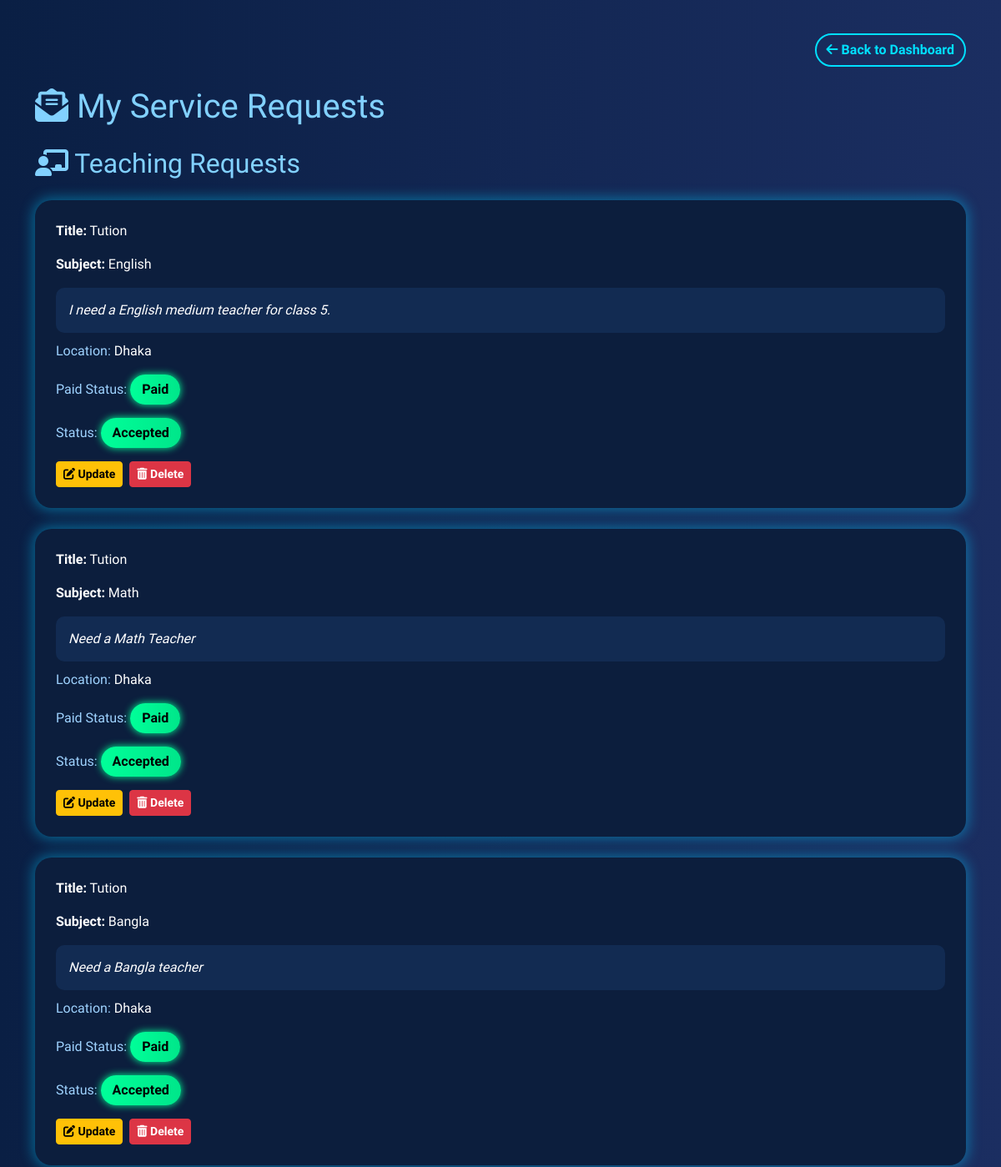
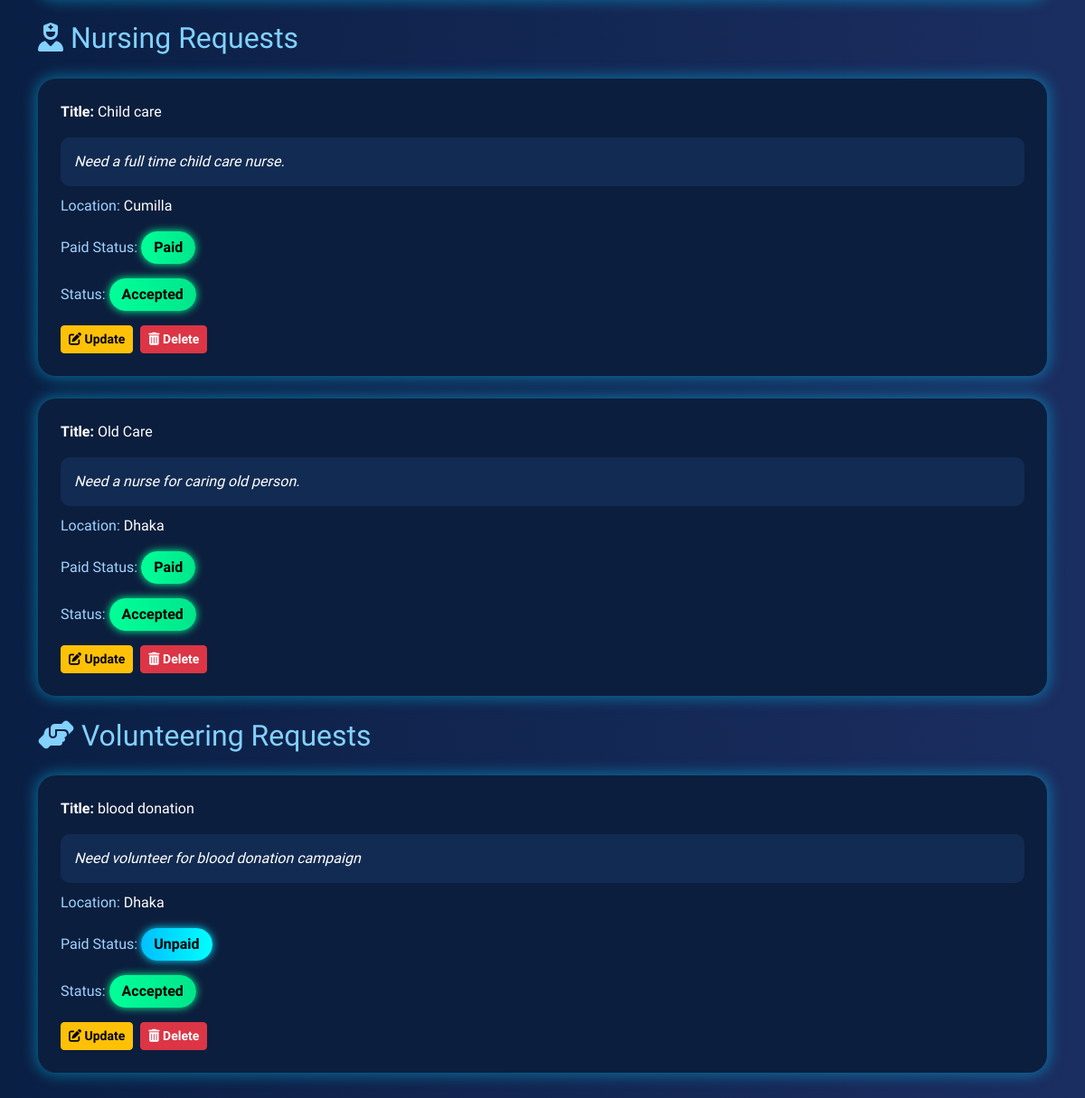
/user/customer_dashboard_my_requests/ (signed in), run on an earlier commit of the app's database (2 pictures, top to bottom).
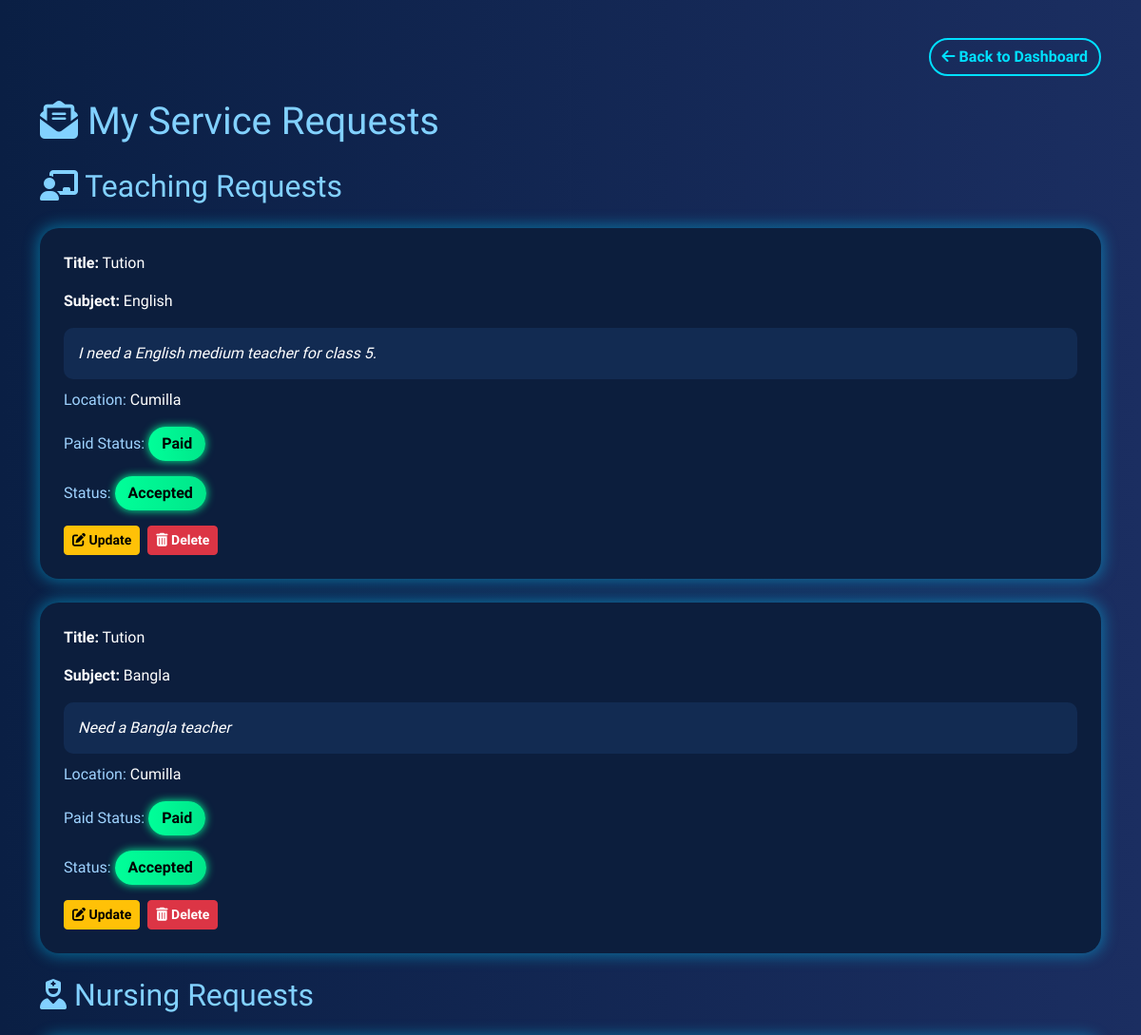
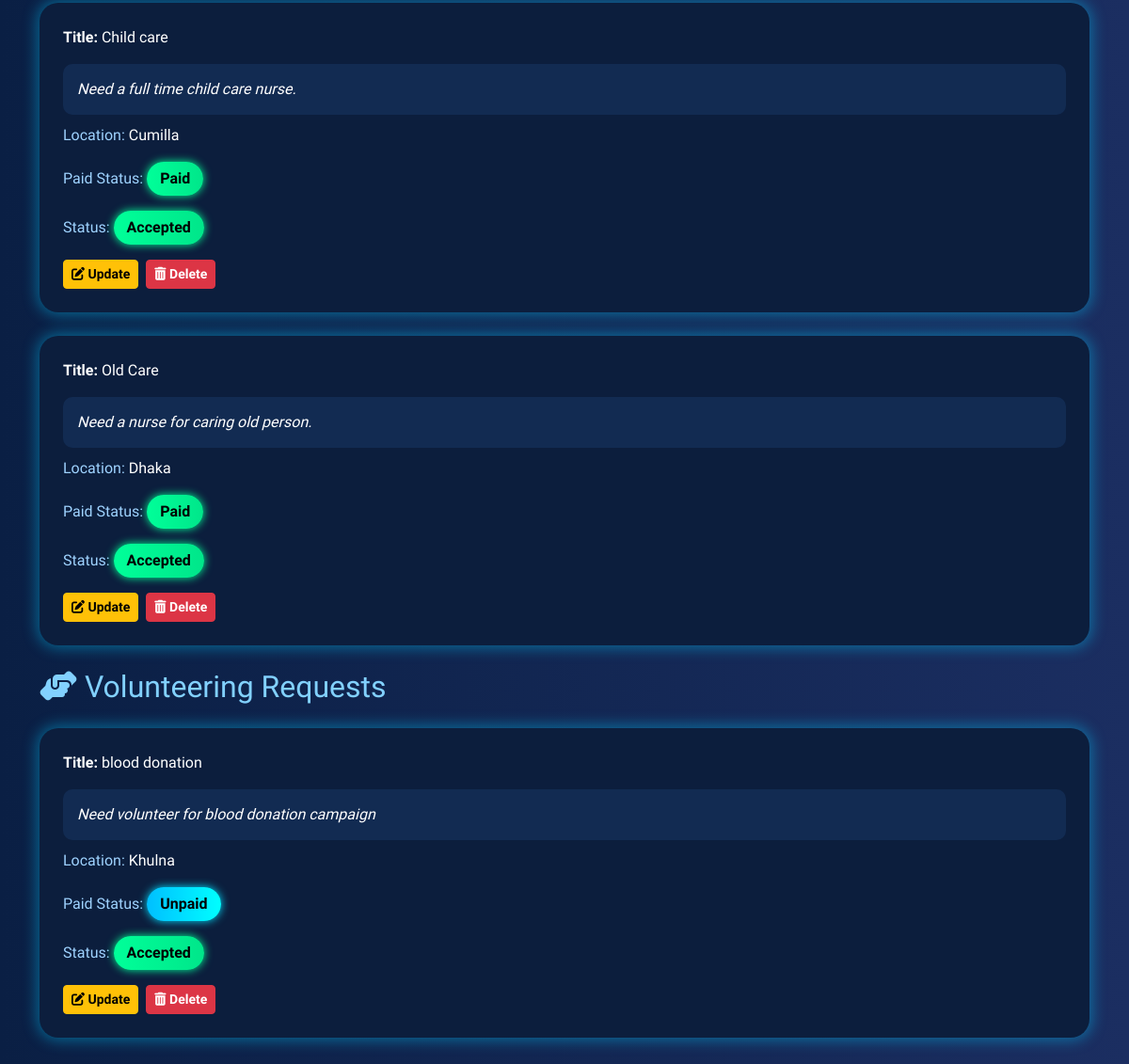
And on a later commit of the database (2 pictures, top to bottom).
### users/models.py (models this page shows, shortened)
class TeachingRequest(models.Model):
    STATUS_CHOICES = (
        ('Pending', 'Pending'),
        ('Accepted', 'Accepted'),
        ('Rejected', 'Rejected'),
    )
    customer = models.ForeignKey(User, on_delete=models.CASCADE, related_name='teaching_requests')
    title = models.CharField(max_length=100)
    subject = models.CharField(max_length=100)
    description = models.TextField()
    location = models.CharField(max_length=100)
    is_paid = models.BooleanField(default=False)
    created_at = models.DateTimeField(auto_now_add=True)
    accepted_by = models.ForeignKey(User, null=True, blank=True, on_delete=models.SET_NULL, related_name='accepted_teaching', limit_choices_to={'role': 'provider'})
    status = models.CharField(max_length=10, choices=STATUS_CHOICES, default='Pending')

class NursingService(models.Model):
    STATUS_CHOICES = (
        ('Pending', 'Pending'),
        ('Accepted', 'Accepted'),
        ('Rejected', 'Rejected'),
    )
    customer = models.ForeignKey(User, on_delete=models.CASCADE, related_name='nursing_requests')
    title = models.CharField(max_length=100)
    description = models.TextField()
    location = models.CharField(max_length=100)
    is_paid = models.BooleanField(default=False)
    created_at = models.DateTimeField(auto_now_add=True)
    accepted_by = models.ForeignKey(User, null=True, blank=True, on_delete=models.SET_NULL, related_name='accepted_nursing', limit_choices_to={'role': 'provider'})
    status = models.CharField(max_length=10, choices=STATUS_CHOICES, default='Pending')

class VolunteeringService(models.Model):
    STATUS_CHOICES = (
        ('Pending', 'Pending'),
        ('Accepted', 'Accepted'),
        ('Rejected', 'Rejected'),
    )
    customer = models.ForeignKey(User, on_delete=models.CASCADE, related_name='volunteering_requests')
    title = models.CharField(max_length=100)
    activity = models.TextField()
    location = models.CharField(max_length=100)
    is_paid = models.BooleanField(default=False)
    created_at = models.DateTimeField(auto_now_add=True)
    updated_at = models.DateTimeField(auto_now=True)
    accepted_by = models.ForeignKey(User, null=True, blank=True, on_delete=models.SET_NULL, related_name='accepted_volunteering', limit_choices_to={'role': 'provider'})
    status = models.CharField(max_length=10, choices=STATUS_CHOICES, default='Pending')

### users/views.py (the view)
# urls.py: path('customer_dashboard_my_requests/', views.customer_my_requests, name='customer_my_requests'),
@login_required
def customer_my_requests(request):
    teaching_posts = TeachingRequest.objects.filter(customer=request.user)
    nursing_posts = NursingService.objects.filter(customer=request.user)
    volunteering_posts = VolunteeringService.objects.filter(customer=request.user)
    return render(request, 'customer_my_requests.html', {
        'teaching_posts': teaching_posts,
        'nursing_posts': nursing_posts,
        'volunteering_posts': volunteering_posts
    })

### templates/customer_my_requests.html (shortened to what the changed rows need)
<!DOCTYPE html>
<html lang="en">
<head>
    <link href="https://cdn.jsdelivr.net/npm/bootstrap@5.3.0/dist/css/bootstrap.min.css" rel="stylesheet">
    <link href="https://cdnjs.cloudflare.com/ajax/libs/font-awesome/6.4.0/css/all.min.css" rel="stylesheet">
</head>
<body>
<div class="container">
    <h1><i class="fas fa-envelope-open-text"></i> My Service Requests</h1>
    <h2><i class="fas fa-chalkboard-teacher"></i> Teaching Requests</h2>
    {% for post in teaching_posts %}
    <div class="glow-box">
        <p><strong>Title:</strong> {{ post.title }}</p>
        <p><strong>Subject:</strong> {{ post.subject }}</p>
        <div class="desc-box">{{ post.description }}</div>
        <p><span class="label">Location:</span> {{ post.location }}</p>
        <p><span class="label">Paid Status:</span>
            {% if post.is_paid %}
                <span class="status-pill status-accepted">Paid</span>
            {% else %}
                <span class="status-pill">Unpaid</span>
            {% endif %}
        </p>
        <p><span class="label">Status:</span>
            {% if post.status == "Pending" %}
                <span class="status-pill">Pending</span>
            {% else %}
                <span class="status-pill status-accepted">Accepted</span>
            {% endif %}
        </p>
        <div class="mt-3 d-flex gap-2">
            <a href="{% url 'update_teaching_post' post.id %}" class="btn btn-warning btn-sm">
                <i class="fas fa-edit"></i> Update
            </a>
            <a href="{% url 'delete_teaching_post' post.id %}" class="btn btn-danger btn-sm">
                <i class="fas fa-trash-alt"></i> Delete
            </a>
        </div>
    </div>
    {% empty %}
    <p>No teaching requests submitted.</p>
    {% endfor %}
    <h2><i class="fas fa-user-nurse"></i> Nursing Requests</h2>
    {% for post in nursing_posts %}
    <div class="glow-box">
        <p><strong>Title:</strong> {{ post.title }}</p>
        <div class="desc-box">{{ post.description }}</div>
        <p><span class="label">Location:</span> {{ post.location }}</p>
        <p><span class="label">Paid Status:</span>
            {% if post.is_paid %}
                <span class="status-pill status-accepted">Paid</span>
            {% else %}
                <span class="status-pill">Unpaid</span>
            {% endif %}
        </p>
        <p><span class="label">Status:</span>
            {% if post.status == "Pending" %}
                <span class="status-pill">Pending</span>
            {% else %}
                <span class="status-pill status-accepted">Accepted</span>
            {% endif %}
        </p>
        <div class="mt-3 d-flex gap-2">
            <a href="{% url 'update_nursing_post' post.id %}" class="btn btn-warning btn-sm">
                <i class="fas fa-edit"></i> Update
            </a>
            <a href="{% url 'delete_nursing_post' post.id %}" class="btn btn-danger btn-sm">
                <i class="fas fa-trash-alt"></i> Delete
            </a>
        </div>
    </div>
    {% empty %}
    <p>No nursing requests submitted.</p>
    {% endfor %}
    <h2><i class="fas fa-hands-helping"></i> Volunteering Requests</h2>
    {% for post in volunteering_posts %}
    <div class="glow-box">
        <p><strong>Title:</strong> {{ post.title }}</p>
        <div class="desc-box">{{ post.activity }}</div>
        <p><span class="label">Location:</span> {{ post.location }}</p>
        <p><span class="label">Paid Status:</span>
            {% if post.is_paid %}
                <span class="status-pill status-accepted">Paid</span>
            {% else %}
                <span class="status-pill">Unpaid</span>
            {% endif %}
        </p>
        <p><span class="label">Status:</span>
            {% if post.status == "Pending" %}
                <span class="status-pill">Pending</span>
            {% else %}
                <span class="status-pill status-accepted">Accepted</span>
            {% endif %}
        </p>
        <div class="mt-3 d-flex gap-2">
            <a href="{% url 'update_volunteering_post' post.id %}" class="btn btn-warning btn-sm">
                <i class="fas fa-edit"></i> Update
            </a>
            <a href="{% url 'delete_volunteering_post' post.id %}" class="btn btn-danger btn-sm">
                <i class="fas fa-trash-alt"></i> Delete
            </a>
        </div>
    </div>
    {% empty %}
    <p>No volunteering requests submitted.</p>
    {% endfor %}
</div>
</body>
</html>

What changed in the data, as far as the page shows it:
removed TeachingRequest: title "Tution", subject "Math", description "Need a Math Teacher", location "Dhaka", is_paid "Paid", status "Accepted"
changed TeachingRequest "English": location "Dhaka" → "Cumilla"
changed TeachingRequest "Bangla": location "Dhaka" → "Cumilla"
changed VolunteeringService "blood donation": location "Dhaka" → "Khulna"
